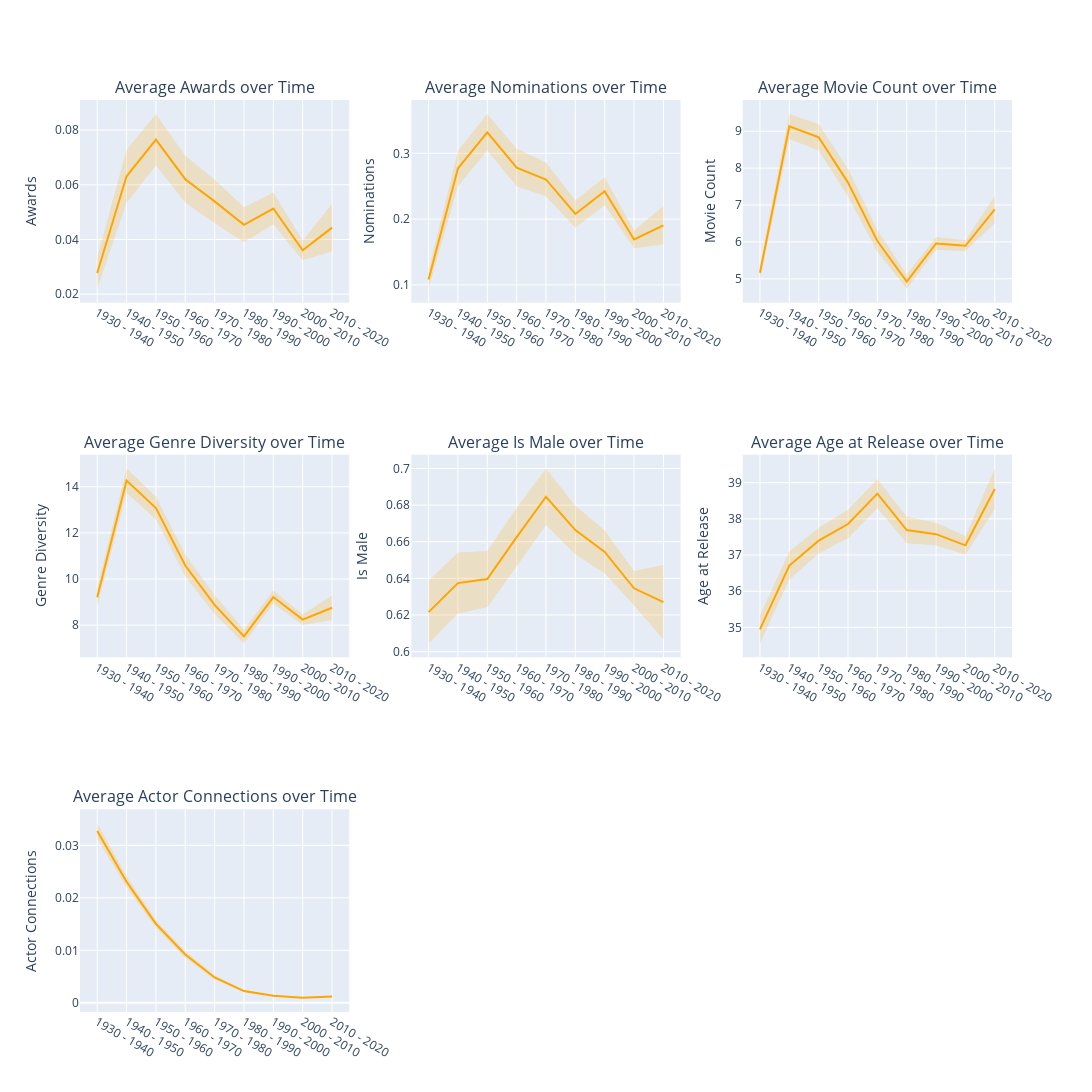

Notebook cell for this chart:
### Markdown cell above
## 3.2 Evolution of features over time <a class="anchor" id="features-time"></a>

### Code cell
def do_single_ecpi_cute_plot(df, x, y_list, titles, y_titles, ncols=3):
    nrows = -(-len(y_list) // ncols)
    fig = make_subplots(rows=nrows, cols=ncols, subplot_titles=titles)

    for i, (y, y_title) in enumerate(zip(y_list, y_titles)):
        row = (i // ncols) + 1
        col = (i % ncols) + 1

        # Group and calculate statistics
        grouped = df.groupby(x)[y].agg(['mean', 'count', 'std']).reset_index()
        grouped['ci95_hi'] = grouped['mean'] + 1.96 * grouped['std'] / np.sqrt(grouped['count'])
        grouped['ci95_lo'] = grouped['mean'] - 1.96 * grouped['std'] / np.sqrt(grouped['count'])

        # Plot mean line
        fig.add_trace(go.Scatter(
            x=grouped[x],
            y=grouped['mean'],
            mode='lines',
            name=y_title,
            line=dict(color='orange'),
            showlegend=False
        ), row=row, col=col)

        # Plot confidence interval
        fig.add_trace(go.Scatter(
            x=grouped[x].tolist() + grouped[x].tolist()[::-1],
            y=grouped['ci95_hi'].tolist() + grouped['ci95_lo'].tolist()[::-1],
            fill='toself',
            fillcolor='rgba(255,165,0,0.2)',
            line=dict(color='rgba(255,255,255,0)'),
            hoverinfo="skip",
            showlegend=False
        ), row=row, col=col)

        # Set y-axis title
        fig.update_yaxes(title_text=y_title, row=row, col=col)

    fig.update_layout(height=400 * nrows, width=500 * ncols)
    fig.show()

# Example usage:
do_single_ecpi_cute_plot(movies_actors_reduced, 'ReleaseYearRange', 
                         ['awards', 'nominations', 'movie_count', 'genre_diversity', 'is_male', 'age_at_release', 'actor_connections'], 
                         ['Average Awards over Time', 'Average Nominations over Time', 'Average Movie Count over Time', 'Average Genre Diversity over Time', 'Average Is Male over Time', 'Average Age at Release over Time', 'Average Actor Connections over Time'],
                         ['Awards', 'Nominations', 'Movie Count', 'Genre Diversity', 'Is Male', 'Age at Release', 'Actor Connections'])

### Figure 1 — Plotly figure (JSON) as saved in the notebook; plotly's stock layout.template omitted (floating-point values rounded to 4 significant figures)
{"data": [{"line": {"color": "orange"}, "mode": "lines", "name": "Awards", "showlegend": false, "type": "scatter", "x": ["1930 - 1940", "1940 - 1950", "1950 - 1960", "1960 - 1970", "1970 - 1980", "1980 - 1990", "1990 - 2000", "2000 - 2010", "2010 - 2020"], "xaxis": "x", "y": [0.02771, 0.06308, 0.07646, 0.06204, 0.05391, 0.04534, 0.05131, 0.03601, 0.04431], "yaxis": "y"}, {"fill": "toself", "fillcolor": "rgba(255,165,0,0.2)", "hoverinfo": "skip", "line": {"color": "rgba(255,255,255,0)"}, "showlegend": false, "type": "scatter", "x": ["1930 - 1940", "1940 - 1950", "1950 - 1960", "1960 - 1970", "1970 - 1980", "1980 - 1990", "1990 - 2000", "2000 - 2010", "2010 - 2020", "2010 - 2020", "2000 - 2010", "1990 - 2000", "1980 - 1990", "1970 - 1980", "1960 - 1970", "1950 - 1960", "1940 - 1950", "1930 - 1940"], "xaxis": "x", "y": [0.03346, 0.07284, 0.08591, 0.07058, 0.06193, 0.05173, 0.05712, 0.03965, 0.05306, 0.03556, 0.03236, 0.04549, 0.03895, 0.04589, 0.05349, 0.067, 0.05332, 0.02195], "yaxis": "y"}, {"line": {"color": "orange"}, "mode": "lines", "name": "Nominations", "showlegend": false, "type": "scatter", "x": ["1930 - 1940", "1940 - 1950", "1950 - 1960", "1960 - 1970", "1970 - 1980", "1980 - 1990", "1990 - 2000", "2000 - 2010", "2010 - 2020"], "xaxis": "x2", "y": [0.1082, 0.277, 0.332, 0.2784, 0.2603, 0.2078, 0.2425, 0.1691, 0.1906], "yaxis": "y2"}, {"fill": "toself", "fillcolor": "rgba(255,165,0,0.2)", "hoverinfo": "skip", "line": {"color": "rgba(255,255,255,0)"}, "showlegend": false, "type": "scatter", "x": ["1930 - 1940", "1940 - 1950", "1950 - 1960", "1960 - 1970", "1970 - 1980", "1980 - 1990", "1990 - 2000", "2000 - 2010", "2010 - 2020", "2010 - 2020", "2000 - 2010", "1990 - 2000", "1980 - 1990", "1970 - 1980", "1960 - 1970", "1950 - 1960", "1940 - 1950", "1930 - 1940"], "xaxis": "x2", "y": [0.1224, 0.304, 0.36, 0.3069, 0.2862, 0.2287, 0.2638, 0.1826, 0.2199, 0.1613, 0.1557, 0.2211, 0.1869, 0.2343, 0.2499, 0.3041, 0.25, 0.09404], "yaxis": "y2"}, {"line": {"color": "orange"}, "mode": "lines", "name": "Movie Count", "showlegend": false, "type": "scatter", "x": ["1930 - 1940", "1940 - 1950", "1950 - 1960", "1960 - 1970", "1970 - 1980", "1980 - 1990", "1990 - 2000", "2000 - 2010", "2010 - 2020"], "xaxis": "x3", "y": [5.166, 9.131, 8.837, 7.609, 6.025, 4.923, 5.959, 5.896, 6.881], "yaxis": "y3"}, {"fill": "toself", "fillcolor": "rgba(255,165,0,0.2)", "hoverinfo": "skip", "line": {"color": "rgba(255,255,255,0)"}, "showlegend": false, "type": "scatter", "x": ["1930 - 1940", "1940 - 1950", "1950 - 1960", "1960 - 1970", "1970 - 1980", "1980 - 1990", "1990 - 2000", "2000 - 2010", "2010 - 2020", "2010 - 2020", "2000 - 2010", "1990 - 2000", "1980 - 1990", "1970 - 1980", "1960 - 1970", "1950 - 1960", "1940 - 1950", "1930 - 1940"], "xaxis": "x3", "y": [5.363, 9.471, 9.198, 7.984, 6.324, 5.115, 6.133, 6.046, 7.253, 6.509, 5.745, 5.785, 4.73, 5.726, 7.233, 8.475, 8.791, 4.969], "yaxis": "y3"}, {"line": {"color": "orange"}, "mode": "lines", "name": "Genre Diversity", "showlegend": false, "type": "scatter", "x": ["1930 - 1940", "1940 - 1950", "1950 - 1960", "1960 - 1970", "1970 - 1980", "1980 - 1990", "1990 - 2000", "2000 - 2010", "2010 - 2020"], "xaxis": "x4", "y": [9.208, 14.26, 13.08, 10.59, 8.884, 7.515, 9.22, 8.241, 8.758], "yaxis": "y4"}, {"fill": "toself", "fillcolor": "rgba(255,165,0,0.2)", "hoverinfo": "skip", "line": {"color": "rgba(255,255,255,0)"}, "showlegend": false, "type": "scatter", "x": ["1930 - 1940", "1940 - 1950", "1950 - 1960", "1960 - 1970", "1970 - 1980", "1980 - 1990", "1990 - 2000", "2000 - 2010", "2010 - 2020", "2010 - 2020", "2000 - 2010", "1990 - 2000", "1980 - 1990", "1970 - 1980", "1960 - 1970", "1950 - 1960", "1940 - 1950", "1930 - 1940"], "xaxis": "x4", "y": [9.598, 14.79, 13.58, 11.07, 9.295, 7.82, 9.506, 8.469, 9.288, 8.227, 8.014, 8.934, 7.21, 8.474, 10.11, 12.58, 13.74, 8.818], "yaxis": "y4"}, {"line": {"color": "orange"}, "mode": "lines", "name": "Is Male", "showlegend": false, "type": "scatter", "x": ["1930 - 1940", "1940 - 1950", "1950 - 1960", "1960 - 1970", "1970 - 1980", "1980 - 1990", "1990 - 2000", "2000 - 2010", "2010 - 2020"], "xaxis": "x5", "y": [0.6216, 0.6374, 0.6396, 0.6626, 0.6846, 0.6664, 0.6545, 0.6346, 0.627], "yaxis": "y5"}, {"fill": "toself", "fillcolor": "rgba(255,165,0,0.2)", "hoverinfo": "skip", "line": {"color": "rgba(255,255,255,0)"}, "showlegend": false, "type": "scatter", "x": ["1930 - 1940", "1940 - 1950", "1950 - 1960", "1960 - 1970", "1970 - 1980", "1980 - 1990", "1990 - 2000", "2000 - 2010", "2010 - 2020", "2010 - 2020", "2000 - 2010", "1990 - 2000", "1980 - 1990", "1970 - 1980", "1960 - 1970", "1950 - 1960", "1940 - 1950", "1930 - 1940"], "xaxis": "x5", "y": [0.6387, 0.6541, 0.655, 0.6786, 0.7, 0.6797, 0.6661, 0.644, 0.6474, 0.6067, 0.6252, 0.6428, 0.6531, 0.6692, 0.6465, 0.6242, 0.6208, 0.6045], "yaxis": "y5"}, {"line": {"color": "orange"}, "mode": "lines", "name": "Age at Release", "showlegend": false, "type": "scatter", "x": ["1930 - 1940", "1940 - 1950", "1950 - 1960", "1960 - 1970", "1970 - 1980", "1980 - 1990", "1990 - 2000", "2000 - 2010", "2010 - 2020"], "xaxis": "x6", "y": [34.94, 36.71, 37.4, 37.86, 38.7, 37.69, 37.58, 37.27, 38.83], "yaxis": "y6"}, {"fill": "toself", "fillcolor": "rgba(255,165,0,0.2)", "hoverinfo": "skip", "line": {"color": "rgba(255,255,255,0)"}, "showlegend": false, "type": "scatter", "x": ["1930 - 1940", "1940 - 1950", "1950 - 1960", "1960 - 1970", "1970 - 1980", "1980 - 1990", "1990 - 2000", "2000 - 2010", "2010 - 2020", "2010 - 2020", "2000 - 2010", "1990 - 2000", "1980 - 1990", "1970 - 1980", "1960 - 1970", "1950 - 1960", "1940 - 1950", "1930 - 1940"], "xaxis": "x6", "y": [35.33, 37.1, 37.75, 38.25, 39.1, 38.06, 37.89, 37.53, 39.39, 38.26, 37.01, 37.26, 37.33, 38.29, 37.46, 37.04, 36.32, 34.56], "yaxis": "y6"}, {"line": {"color": "orange"}, "mode": "lines", "name": "Actor Connections", "showlegend": false, "type": "scatter", "x": ["1930 - 1940", "1940 - 1950", "1950 - 1960", "1960 - 1970", "1970 - 1980", "1980 - 1990", "1990 - 2000", "2000 - 2010", "2010 - 2020"], "xaxis": "x7", "y": [0.03273, 0.02307, 0.01503, 0.009219, 0.00484, 0.002237, 0.001358, 0.0009506, 0.001217], "yaxis": "y7"}, {"fill": "toself", "fillcolor": "rgba(255,165,0,0.2)", "hoverinfo": "skip", "line": {"color": "rgba(255,255,255,0)"}, "showlegend": false, "type": "scatter", "x": ["1930 - 1940", "1940 - 1950", "1950 - 1960", "1960 - 1970", "1970 - 1980", "1980 - 1990", "1990 - 2000", "2000 - 2010", "2010 - 2020", "2010 - 2020", "2000 - 2010", "1990 - 2000", "1980 - 1990", "1970 - 1980", "1960 - 1970", "1950 - 1960", "1940 - 1950", "1930 - 1940"], "xaxis": "x7", "y": [0.03422, 0.02413, 0.01578, 0.009831, 0.005243, 0.002434, 0.001453, 0.001004, 0.001339, 0.001095, 0.0008968, 0.001263, 0.002039, 0.004436, 0.008606, 0.01429, 0.022, 0.03125], "yaxis": "y7"}], "layout": {"annotations": [{"font": {"size": 16}, "showarrow": false, "text": "Average Awards over Time", "x": 0.1444, "xanchor": "center", "xref": "paper", "y": 1, "yanchor": "bottom", "yref": "paper"}, {"font": {"size": 16}, "showarrow": false, "text": "Average Nominations over Time", "x": 0.5, "xanchor": "center", "xref": "paper", "y": 1, "yanchor": "bottom", "yref": "paper"}, {"font": {"size": 16}, "showarrow": false, "text": "Average Movie Count over Time", "x": 0.8556, "xanchor": "center", "xref": "paper", "y": 1, "yanchor": "bottom", "yref": "paper"}, {"font": {"size": 16}, "showarrow": false, "text": "Average Genre Diversity over Time", "x": 0.1444, "xanchor": "center", "xref": "paper", "y": 0.6111, "yanchor": "bottom", "yref": "paper"}, {"font": {"size": 16}, "showarrow": false, "text": "Average Is Male over Time", "x": 0.5, "xanchor": "center", "xref": "paper", "y": 0.6111, "yanchor": "bottom", "yref": "paper"}, {"font": {"size": 16}, "showarrow": false, "text": "Average Age at Release over Time", "x": 0.8556, "xanchor": "center", "xref": "paper", "y": 0.6111, "yanchor": "bottom", "yref": "paper"}, {"font": {"size": 16}, "showarrow": false, "text": "Average Actor Connections over Time", "x": 0.1444, "xanchor": "center", "xref": "paper", "y": 0.2222, "yanchor": "bottom", "yref": "paper"}], "height": 1200, "width": 1500, "xaxis": {"anchor": "y", "domain": [0, 0.2889]}, "xaxis2": {"anchor": "y2", "domain": [0.3556, 0.6444]}, "xaxis3": {"anchor": "y3", "domain": [0.7111, 1]}, "xaxis4": {"anchor": "y4", "domain": [0, 0.2889]}, "xaxis5": {"anchor": "y5", "domain": [0.3556, 0.6444]}, "xaxis6": {"anchor": "y6", "domain": [0.7111, 1]}, "xaxis7": {"anchor": "y7", "domain": [0, 0.2889]}, "xaxis8": {"anchor": "y8", "domain": [0.3556, 0.6444]}, "xaxis9": {"anchor": "y9", "domain": [0.7111, 1]}, "yaxis": {"anchor": "x", "domain": [0.7778, 1], "title": {"text": "Awards"}}, "yaxis2": {"anchor": "x2", "domain": [0.7778, 1], "title": {"text": "Nominations"}}, "yaxis3": {"anchor": "x3", "domain": [0.7778, 1], "title": {"text": "Movie Count"}}, "yaxis4": {"anchor": "x4", "domain": [0.3889, 0.6111], "title": {"text": "Genre Diversity"}}, "yaxis5": {"anchor": "x5", "domain": [0.3889, 0.6111], "title": {"text": "Is Male"}}, "yaxis6": {"anchor": "x6", "domain": [0.3889, 0.6111], "title": {"text": "Age at Release"}}, "yaxis7": {"anchor": "x7", "domain": [0, 0.2222], "title": {"text": "Actor Connections"}}, "yaxis8": {"anchor": "x8", "domain": [0, 0.2222]}, "yaxis9": {"anchor": "x9", "domain": [0, 0.2222]}}}
